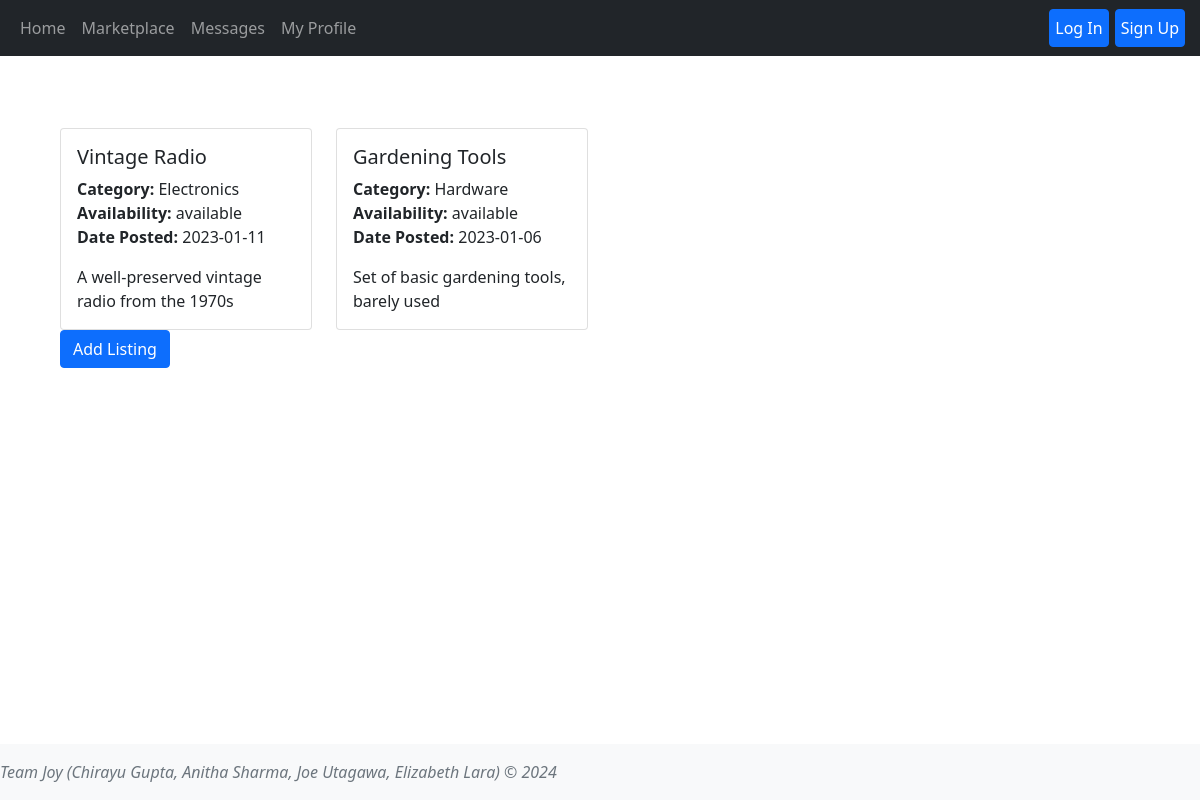
/marketplace, run on the app's committed database.
### tables this page shows
CREATE TABLE Tools (id INTEGER PRIMARY KEY AUTOINCREMENT, user_id INTEGER, title TEXT NOT NULL, description TEXT, imgPath TEXT, category TEXT, availability TEXT, datePosted TEXT NOT NULL, FOREIGN KEY (user_id) REFERENCES Users(user_id));

### app.py (the view)
@app.route('/marketplace')
def market():
    user_id = session.get('user_id')
    user = User.getUserByID(user_id)
    tools = Tool.getAllTools()
    print(tools)
    return render_template('market.html', user_id=user_id, user=user, tools=tools)

### tools.py (called while the page is built)
    @classmethod
    def getAllTools(cls):
        conn = sqlite3.connect('database.db')
        cursorObj = conn.cursor()
        cursorObj.execute('SELECT id, user_id, title, description, imgPath, category, availability, datePosted FROM tools;')
        allRows = cursorObj.fetchall()
        ListOfDictionaries = []
        for row in allRows:
            m = {"id" : row[0], "user_id": row[1], "title":row[2], 'description': row[3], 'imgPath':row[4], 'category':row[5], 'availability':row[6], 'datePosted':row[7] }
            ListOfDictionaries.append(m)
        if conn:
            conn.close()
        return ListOfDictionaries

### users.py (called while the page is built)
    @classmethod
    def getAllUsers(cls):
        conn = sqlite3.connect('database.db')
        cursorObj = conn.cursor()
        cursorObj.execute('SELECT user_id, username, name, email, password, profile_image, location FROM users;')
        allRows = cursorObj.fetchall()
        ListOfDictionaries = []
        for row in allRows:
            m = {"user_id": row[0], 'username':row[1],"name":row[2], 'email': row[3], 'password':row[4], 'profile_image':row[5], 'location':row[6]}
            ListOfDictionaries.append(m)
        if conn:
            conn.close()
        return ListOfDictionaries

    def getUserByID(user_id):
        users = User.getAllUsers()
        for user in users:
            if user['user_id'] == user_id:
                return user

### templates/market.html (shortened to what this page needs)
{% extends 'base.html' %}
{% block content%}
<main class="d-inline-flex p-5 align-items-end">
    <div class="container">
        <div class="row">
            {% for tool in tools %}
            <div class="col-md-3">
                <a href="{{ url_for('tool', tool_id=tool.id) }}" class="text-decoration-none text-dark">
                <div class="card h-100">
                    <div class="card-body">
                        <h5 class="card-title">{{ tool.title }}</h5>
                        <p class="card-text">
                            <strong>Category:</strong> {{ tool.category }}<br>
                            <strong>Availability:</strong> {{ tool.availability }}<br>
                            <strong>Date Posted:</strong> {{ tool.datePosted }}
                        </p>
                        <p class="card-text">
                            {{ tool.description}}
                        </p>
                    </div>
                </div>
            </a>
            </div>
            {% endfor %}
        </div>
        <div class="col-3">
            <a href="{{url_for('add_tool')}}">
                <button class="btn btn-primary">Add Listing</button>
            </a></div>
    </div>
</main>
{% endblock %}

### static/css/styles.css (style rules this page uses)
body { padding-bottom: 100px; padding-top: 30px; }
.container { margin-top:50px !important; }

### data on the page
Tools: title "Vintage Radio", category "Electronics", availability "available", datePosted "2023-01-11", description "A well-preserved vintage radio from the 1970s"
Tools: title "Gardening Tools", category "Hardware", availability "available", datePosted "2023-01-06", description "Set of basic gardening tools, barely used"
